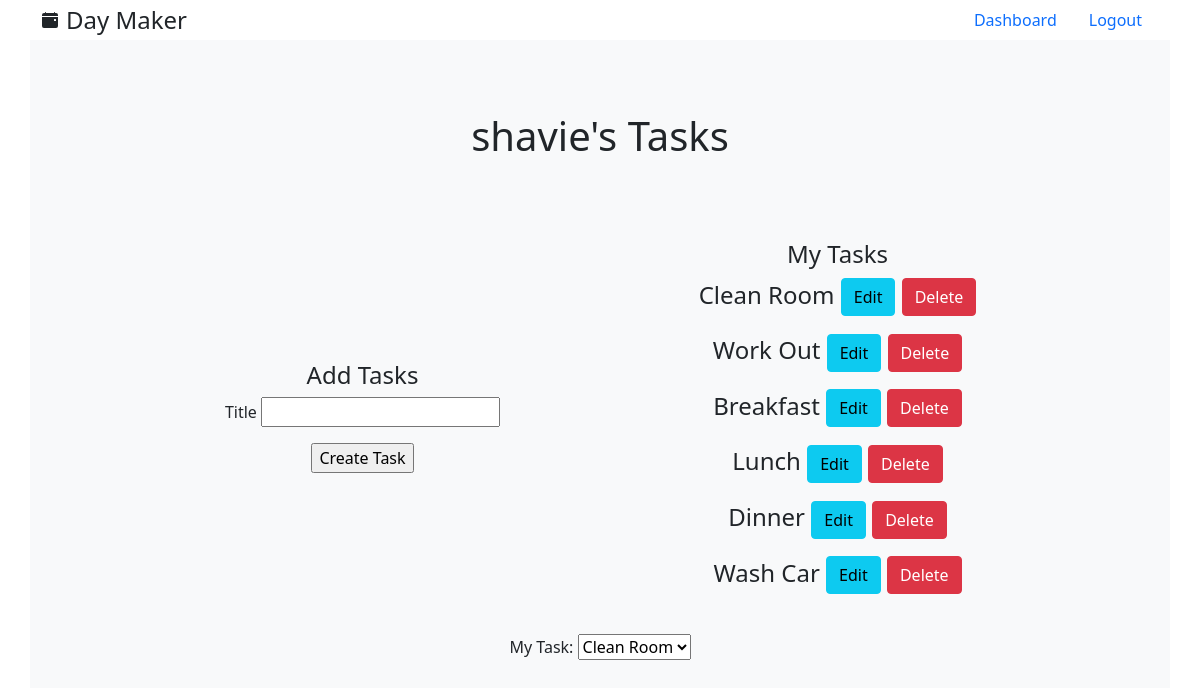
/tasks (signed in), run on an earlier commit of the app's database.
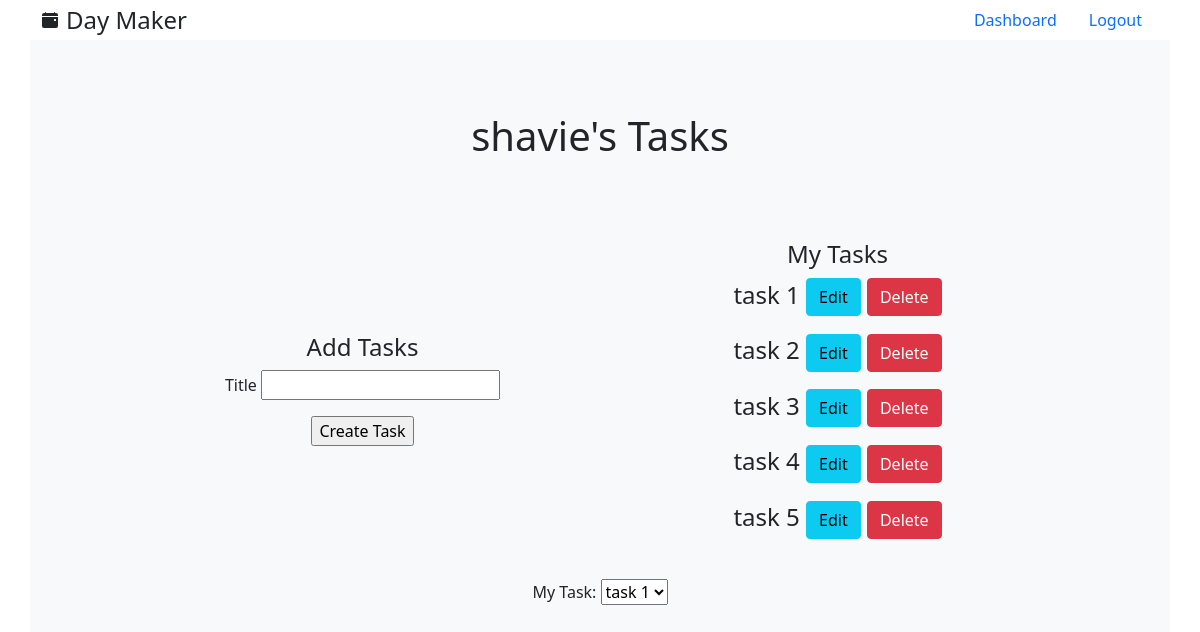
And on a later commit of the database.
### models.py (models this page shows, shortened)
class User(UserMixin, db.Model):
    id = db.Column(db.Integer, primary_key = True)
    username = db.Column(db.String(30), unique = True, index = True)
    email = db.Column(db.String(64), index=True, unique=True)
    password = db.Column(db.String(128))
    schedules = db.relationship('Schedule', backref='user', lazy='dynamic', cascade='all, delete, delete-orphan')
    templates = db.relationship('Template', backref='user', lazy='dynamic', cascade='all, delete, delete-orphan')
    tasks = db.relationship('Task', backref='user', lazy='dynamic', cascade='all, delete, delete-orphan')

class Task(db.Model):
    id = db.Column(db.Integer, primary_key = True)
    title = db.Column(db.String(50), index = True)
    user_id = db.Column(db.Integer, db.ForeignKey('user.id'))
    todos = db.relationship('Todo', lazy='dynamic', cascade='all, delete, delete-orphan')

### routes.py (the view)
@app.route('/tasks', methods=['GET', 'POST'])
@login_required
def tasks():
    form = TaskForm()
    if form.validate_on_submit():
      task = Task(title=form.title.data, user_id=current_user.id)
      db.session.add(task)
      db.session.commit()
      flash('Title successfully added')
      return redirect(url_for('tasks'))
    return render_template('view_tasks.html', form=form)

### forms.py
class TaskForm(FlaskForm):
  title = StringField("Title", validators=[DataRequired()])
  submit = SubmitField("Create Task")

### routes.py (called while the page is built)
@login_manager.user_loader
def load_user(id):
    return User.query.get(int(id))

### templates/view_tasks.html (shortened to what this page needs)
{% extends 'base.html' %}
{% block content %}
    <div class="container h-100 bg-light">
        <div class="row justify-content-center align-items-center h-25">
            <div class="col-6 text-center">
                <h1>{{current_user.username}}'s Tasks</h1>
            </div>
        </div>
        <div class="row justify-content-center align-items-center mb-4">
            <div class="col-5 text-center">
                <h4>Add Tasks</h4>
                <form action="/tasks" method="POST">
                    <p>
                        {{ form.title.label }}
                        {{ form.title()}}
                    </p>
                    <p> {{ form.submit() }} </p>
                </form>
            </div>
            <div class="col-5 text-center">
                <h4>My Tasks</h4>
                {% for task in current_user.tasks %}
                <p class="fs-4">{{ task.title }}</h4>
                <a href="{{ url_for('edit_task', task_title=task.title) }}" class="btn btn-info">Edit</a>
                <a href="{{ url_for('delete_task', task_title=task.title) }}" class="btn btn-danger">Delete</a>
                {% endfor %}
            </div>
        </div>
        <div class="row justify-content-center align-items-center mb-4">
            <div class="col-6 text-center">
                <label for="cars">My Task:</label>
                <select name="cars" id="cars">
                  {% for task in current_user.tasks %}
                  <option value="{{ task.title }}">{{ task.title }}</option>
                  {% endfor %}
                </select>
            </div>
        </div>
    </div>
{% endblock %}

### templates/base.html (shortened to what this page needs)
<!DOCTYPE html>
<html lang="en">
<head>
    {% block head %}
    <link href="https://cdn.jsdelivr.net/npm/bootstrap@5.0.1/dist/css/bootstrap.min.css" rel="stylesheet">
    <link rel="stylesheet" href="../static/styles.css">
    {% endblock %}
</head>
<body >
  <div class="container">
    <header class="nav justify-content-center">
      <a href="{{url_for('home')}}" class="d-flex align-items-center mb-3 mb-md-0 me-md-auto text-dark text-decoration-none">
        <span class="fs-4 ms-2">Day Maker</span>
      </a>
      <ul class="nav nav-pills">
        {% if current_user.is_authenticated %}
          <li class="nav-item">
            <a class="nav-link" href="{{url_for('dashboard')}}">Dashboard</a>
          </li>
        {% endif %}
        {% if current_user.is_authenticated %}
        <li class="nav-item">
          <a class="nav-link" href="{{url_for('logout')}}">Logout</a>
        </li>
        {% endif %}
      </ul>
    </header>
  </div>
  {% block content %}{% endblock %}
</body>
</html>

### static/styles.css (style rules this page uses)
html, body { height: 100%; }

What changed in the data, as far as the page shows it:
removed Task: title "Wash Car"
changed Task: title "Clean Room" → "task 1"
changed Task: title "Work Out" → "task 2"
changed Task: title "Breakfast" → "task 3"
changed Task: title "Lunch" → "task 4"
changed Task: title "Dinner" → "task 5"
Also different on the page:
form field cars: "Clean Room" → "task 1"
